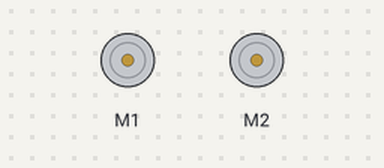
The sketch below on a simulated Arduino Uno, built with avr-gcc and run on an emulated ATmega328P. Parts: 2 × DC motor (green arrow = forward, orange = backward, longer = faster).

Above: at 0.2 s.
At 3.0 s:
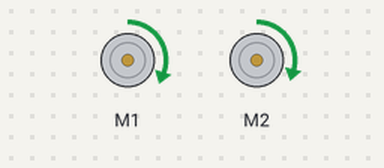
Timing chart, 0 to 7.8 s (numbered marks = the images above):
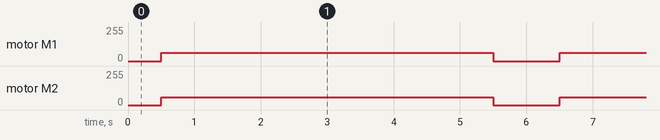

The sketch:

milestone_1_code.ino
```cpp
#include <Wire.h>
#include <ZumoShield.h>

ZumoMotors motors;

void setup() {

}

void loop() {

  stop_bot();
  delay(500);

  drive_forward();
  delay(5000);

  stop_bot();
  delay(500);

}


void stop_bot() {
    motors.setLeftSpeed(0);
    motors.setRightSpeed(0);
}

void drive_forward() {
    motors.setLeftSpeed(100);
    motors.setRightSpeed(92.5);
}
```

Measured:
- by itself, motor M1: alternates forward 63/255 for 5.0 s and stopped for 1.0 s
- by itself, motor M2: alternates forward 58/255 for 5.0 s and stopped for 1.0 s
